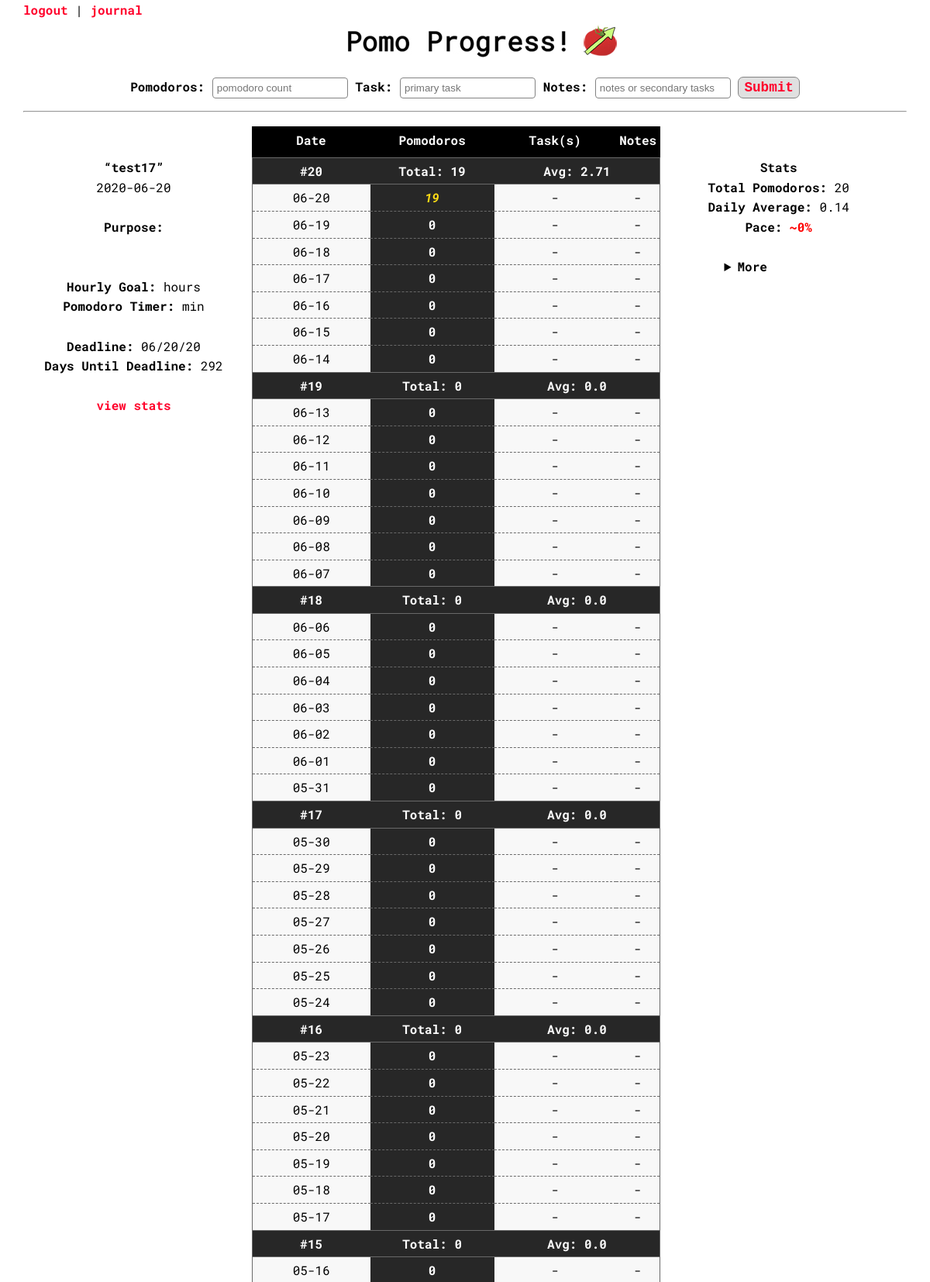
The page /home (signed in, upper part) on the database its author committed.
### tables this page shows
CREATE TABLE daily_history (submit_id INTEGER PRIMARY KEY AUTOINCREMENT NOT NULL, table_id INTEGER REFERENCES tables (id) NOT NULL, date TEXT, display_date TEXT, tomato_count INTEGER, task TEXT, notes TEXT);

### app.py (the view)
@app.route('/home', methods=["GET","POST"])
def home():
    if request.method == "POST":
        db = SQL("sqlite:///pomodoro.db")
        date_check = db.execute("SELECT date FROM daily_history WHERE table_id=:table_id ORDER BY date DESC LIMIT 1", table_id = session['table_id'])
        previous_date = None
        for row in date_check:
            previous_date = row['date']
        previous_date = datetime.strptime(previous_date, '%Y-%m-%d')
        current_date = datetime.today()
        date_diff = ((current_date - previous_date).days)
        current_date = date.today()
        if date_diff == 0:
            date_previous_data = db.execute("SELECT tomato_count, task, notes FROM daily_history WHERE table_id=:table_id AND date=:date", table_id=session['table_id'], date=current_date)
            if date_previous_data[0]['task'] == None:
                date_previous_data[0]['task'] = ""
            if date_previous_data[0]['notes'] == None:
                date_previous_data[0]['notes'] = ""
            task_space = ""
            notes_space = ""
            if not date_previous_data[0]['task'] or not request.form.get("task"):
                task_space =""
            else:
                task_space = ", "
            if not date_previous_data[0]['notes'] or not request.form.get("notes"):
                notes_space = ""
            else:
                notes_space = " || "
            db.execute("UPDATE daily_history SET tomato_count=:tomato_count, task=:task, notes=:notes WHERE table_id=:table_id AND date=:date", tomato_count = date_previous_data[0]['tomato_count'] + int(request.form.get("tomatoes")), task = date_previous_data[0]['task'] + task_space + request.form.get("task"), notes = date_previous_data[0]['notes'] + notes_space + request.form.get("notes"), table_id=session['table_id'], date=current_date)
            return redirect('/home')
        else:
            date_diff -= 1
            while date_diff > 0:
                db.execute("INSERT INTO daily_history (table_id, date, tomato_count) VALUES (?, ?, 0)", session['table_id'], current_date - timedelta(days=date_diff))
                strft_days = current_date - timedelta(days=date_diff)
                db.execute("UPDATE daily_history SET display_date=:display_date WHERE table_id=:table_id AND date=:date", display_date = strft_days.strftime('%m-%d'), table_id=session['table_id'], date = current_date - timedelta(days=date_diff))
                date_diff -= 1
            db.execute("INSERT INTO daily_history (table_id, date, display_date, tomato_count, task, notes) VALUES(?, date('now','localtime'), strftime('%m-%d','now','localtime'), ?, ?, ?)", session['table_id'], request.form.get('tomatoes'), request.form.get('task'), request.form.get('notes'))
            return redirect('/home')
    else:
        db = SQL("sqlite:///pomodoro.db")
        user_daily_history = db.execute("SELECT * FROM daily_history WHERE table_id=:table_id", table_id = session['table_id'])
        if len(user_daily_history) < 1:
            return redirect('/firstentry')
        count = 0
        user_data = []
        for row in user_daily_history:
            user_data.append(row)
            count += 1
        total_weeks = int(count/7)
        weeks = [[] for j in range(total_weeks + 1)]
        day_count = 0
        week_count = 0
        tomato_total = 0
        for row in user_data:
            day_count += 1
            tomato_total += int(row['tomato_count'])
            weeks[week_count].append(row)
            if day_count % 7 == 0:
                week_count += 1
                day_count = 0
                end_of_week_stats = {'date' : week_count, 'tomato_count' : tomato_total, 'task' : round(tomato_total/7, 2)}
                total_weeks -= 1
                weeks[week_count].append(end_of_week_stats)
                tomato_total = 0
            full_chart = []
            for week in weeks:
                for day in week:
                    full_chart.append(day)
            stats = statistics(user_data, session)
        return render_template('home.html', full_chart = full_chart, week_count = week_count, tomato_total = tomato_total, day_count = day_count, stats=stats, session=session)

### pomo_helpers.py (called while the page is built, shortened)
def statistics(user_data, session):
    total_tomatoes = 0
    stats = {}
    day_count = 0
    days_in_a_row = 0
    one_day_high = 0
    for row in user_data:
        total_tomatoes += row['tomato_count']
        day_count += 1
        if row['tomato_count'] > 0:
            days_in_a_row += 1
        else:
            days_in_a_row = 0
        if row['tomato_count'] > one_day_high:
            one_day_high = row['tomato_count']
    stats['one_day_high'] = one_day_high
    stats['total_tomatoes'] = total_tomatoes
    stats['daily_average'] = round(total_tomatoes/day_count, 2)
    stats['days_in_a_row'] = days_in_a_row
    if not session['hours_goal'] or not session['tomato_rate']:
        stats['pace'] = {'on_pace' : 'NA'}
        stats['pace'] = {'rate' : 0}
        return(stats)

### templates/home.html (shortened to what this page needs)
{% extends 'base.html' %}
{% block header %}
<div id="home-header">
    <div class="navlinks">
        <a href="/">logout</a> | <a href="/journal">journal</a>
    </div>
    <img class="basic-reponsive" src="/static/home-banner.jpg" alt="Pomo Progress!">
    <br>
</div>
{% endblock %}
{% block main %}
<center>
    <form id="add-pomos" action="/home" method="post">
        <div class="separation-for-smaller">
            <label for="pomos">Pomodoros:</label>
            <input class="wide-form" name="tomatoes" placeholder="pomodoro count" type="number" required>
            <label for="task">Task:</label>
            <input class="wide-form" name="task" placeholder="primary task" type="text">
        </div>
        <label for="notes">Notes:</label>
        <input class="wide-form" name="notes" placeholder="notes or secondary tasks" type="text">
        <input type="submit" class="load-create">
    </form>
</center>
    <hr>
<div class="left">
        <strong><q>{{ session['table_name'] }}</q></strong>
        <br>
        {{ session['start_date'] }}
        <br>
        <br>
        <strong>Purpose:</strong>
        <br>
        <br>
        <br>
        <strong>Hourly Goal:</strong> {{ session['hours_goal'] }} hours
        <br>
        <strong>Pomodoro Timer:</strong> {{ session['tomato_rate'] }} min
        <br>
        <br>
        <strong>Deadline:</strong> {{ session['time_frame'] }}
        <br>
        <strong>Days Until Deadline:</strong> {{ session['current_days_until_deadline']}}
        <br>
        <br>
        <span class="stats-link"><a href="#stats">view stats</a></span>
</div>
<div class="middle">
    <table>
        <th>Date</th>
        <th>Pomodoros</th>
        <th>Task(s)</th>
        <th>Notes</th>
        {% for row in full_chart|reverse %}
            <tr>
                {% if row['date']|float >= 1 %}
                    <td class="week week-solid">#{{ row['date'] }}</td>
                    <td class="week week-solid">Total: {{ row['tomato_count'] }}</td>
                    <td class="week week-solid" colspan="2">Avg: {{ row['task'] }}</td>
                {% else %}
                    {% if row['tomato_count']|int >= 10 %}
                        <td>{{ row['display_date'] }}</td>
                        <td class="pomos10">{{ row['tomato_count'] }}</td>
                        {% if row['task'] != None and row['task'] != "" %}
                            <td>{{ row['task'] }}</td>
                        {% else %}
                            <td>-</td>
                        {% endif %}
                        {% if row['notes'] != None and row['notes'] != "" %}
                            <td><button class="notes" type="button" onclick="alert('{{ row['notes'] }}')">notes</button></td>
                        {% else %}
                            <td>-</td>
                        {% endif %}
                    {% else %}
                        <td>{{ row['display_date'] }}</td>
                        <td class="pomos">{{ row['tomato_count'] }}</td>
                        {% if row['task'] != None and row['task'] != "" %}
                            <td>{{ row['task'] }}</td>
                        {% else %}
                            <td>-</td>
                        {% endif %}
                        {% if row['notes'] != None and row['notes'] != "" %}
                            <td><button class="notes" type="button" onclick="alert('{{ row['notes'] }}')">notes</button></td>
                        {% else %}
                            <td>-</td>
                        {% endif %}
                    {% endif %}
                {% endif %}
            </tr>
        {% endfor %}
    </table>
</div>
<div class="right" id="stats">
    <strong>Stats</strong>
    <br>
    <strong>Total Pomodoros:</strong> {{ stats['total_tomatoes'] }}
    <br>
    <strong>Daily Average:</strong> {{ stats['daily_average'] }}
    <br>
    <strong>Pace:</strong>
    {% if stats['pace']['rate'] >= 100 %}
        <span style="color:rgb(17, 175, 17)"><strong> ~{{ stats['pace']['rate'] }}%</strong> {{ stats['pace']['on_pace'] }}</span>
    {% else %}
        <span style="color: red"><strong> ~{{ stats['pace']['rate'] }}%</strong> {{ stats['pace']['on_pace'] }}</span>
    {% endif %}
    <br>
    <br>
    <details>
        <summary class="no-outline">More</summary>
            <br>
            <br>
            <br>
            <br>
            <br>
            <br>
    </details>
</div>
{% endblock %}

### static/global.css (style rules this page uses)
* { box-sizing: border-box; }
body { align-content: center; margin: auto; width: 95%; font-family: 'Roboto Mono', monospace; font-size: 1em; line-height: 1.6em; box-sizing: border-box; position: relative; }
a { font-weight: bolder; text-decoration: none; color: rgb(255, 0, 43); }
#home-header .navlinks { display: block; margin-bottom: 5px; }
#home-header img { display: block; max-width: 95%; margin: auto; }
#add-pomos label { font-weight: bold; }
#add-pomos .separation-for-smaller { display: inline; }
.left { float: left; vertical-align: top; width: 25%; margin-top: 50px; text-align: center; }
.middle { float: left; max-width: 48%; margin-top: 0; padding: 10px; max-height: 80vh; overflow: auto; }
.right { float: left; vertical-align: top; width: 25%; margin-top: 50px; text-align: center; }
table { max-width: 100%; border: 1px solid rgb(105, 105, 105); border-collapse: collapse; font-size: 1em; background-color: #f8f8f8; }
th { color: white; background: black; padding: 4px; padding-bottom: 9px; width: 33%; border: 1px solid black; border-collapse: collapse; }
tr { border: 1px dashed rgb(105, 105, 105); }
td { padding: 4px; text-align: center; width: 33%; }
.week { color: white; background: rgb(39, 39, 39); font-weight: bold; }
.week-solid { border-bottom: 1px solid rgb(105, 105, 105); border-top: 1px solid rgb(105, 105, 105); }
.pomos { background: rgb(39, 39, 39); font-weight: bold; color: white; }
.pomos10 { background: rgb(39, 39, 39); font-weight: bold; font-style: italic; color: rgb(255, 220, 21); }
.wide-form { width: 175px; padding: 5px; margin-bottom:8px; border: 1px solid rgb(131, 131, 131); border-radius: 4px; }
.load-create { padding: 3px 7px; font-family: 'Courier New', Courier, monospace; font-weight: bold; font-size: 1.1em; cursor: pointer; color: rgb(255,0,43); background-color: rgb(224, 224, 224); border: 1px solid rgb(131, 131, 131); border-radius: 7px; }
details > summary { font-weight: bold; width: 200px; cursor: pointer; }
details { width: 100%; cursor: pointer; }

### static/tablet.css (style rules this page uses)
#add-pomos .separation-for-smaller { display: block; }
.left { float: left; vertical-align: top; width: 25%; margin-top: 0; margin-bottom: 30px; text-align: center; }
.middle { float: right; max-width: 74%; margin-top: 0; padding: 10px; overflow-x: auto; }
.right { float: none; vertical-align: top; width: 25%; margin-top: 50px; text-align: center; }

### static/mobile.css (style rules this page uses)
#add-pomos .separation-for-smaller { display: block; }
#add-pomos .separation-for-smaller label[for="task"] { margin-left: 20px; }
.left { width: 100%; margin-top: 0; margin-bottom: 0; text-align: center; }
.middle { display: block; max-width: 100%; margin-top: 5px; padding: 0; max-height: 100vh; overflow: auto; }
.right { width: 100%; margin-top: 0; text-align: center; }

### rows shown on the page
daily_history: display_date "06-20", tomato_count "19"
daily_history: display_date "06-19", tomato_count "0"
daily_history: display_date "06-18", tomato_count "0"
daily_history: display_date "06-17", tomato_count "0"
daily_history: display_date "06-16", tomato_count "0"
daily_history: display_date "06-15", tomato_count "0"
daily_history: display_date "06-14", tomato_count "0"
daily_history: display_date "06-13", tomato_count "0"
daily_history: display_date "06-12", tomato_count "0"
daily_history: display_date "06-11", tomato_count "0"
daily_history: display_date "06-10", tomato_count "0"
daily_history: display_date "06-09", tomato_count "0"
daily_history: display_date "06-08", tomato_count "0"
daily_history: display_date "06-07", tomato_count "0"
daily_history: display_date "06-06", tomato_count "0"
daily_history: display_date "06-05", tomato_count "0"
daily_history: display_date "06-04", tomato_count "0"
daily_history: display_date "06-03", tomato_count "0"
daily_history: display_date "06-02", tomato_count "0"
daily_history: display_date "06-01", tomato_count "0"
daily_history: display_date "05-31", tomato_count "0"
daily_history: display_date "05-30", tomato_count "0"
daily_history: display_date "05-29", tomato_count "0"
daily_history: display_date "05-28", tomato_count "0"
daily_history: display_date "05-27", tomato_count "0"
daily_history: display_date "05-26", tomato_count "0"
daily_history: display_date "05-25", tomato_count "0"
daily_history: display_date "05-24", tomato_count "0"
daily_history: display_date "05-23", tomato_count "0"
daily_history: display_date "05-22", tomato_count "0"
daily_history: display_date "05-21", tomato_count "0"
daily_history: display_date "05-20", tomato_count "0"
daily_history: display_date "05-19", tomato_count "0"
daily_history: display_date "05-18", tomato_count "0"
daily_history: display_date "05-17", tomato_count "0"
daily_history: display_date "05-16", tomato_count "0"

### other values the page prints
{{ session['table_name'] }} "test17"
{{ session['start_date'] }} "2020-06-20"
{{ session['time_frame'] }} "06/20/20"
{{ session['current_days_until_deadline'] }} "292"
{{ row['date'] }} "20" "19" "18" "17" "16" "15"
{{ row['tomato_count'] }} "19" "0" "0" "0" "0" "0"
{{ row['task'] }} "2.71" "0.0" "0.0" "0.0" "0.0" "0.0"
{{ stats['total_tomatoes'] }} "20"
{{ stats['daily_average'] }} "0.14"
{{ stats['pace']['rate'] }} "0"
